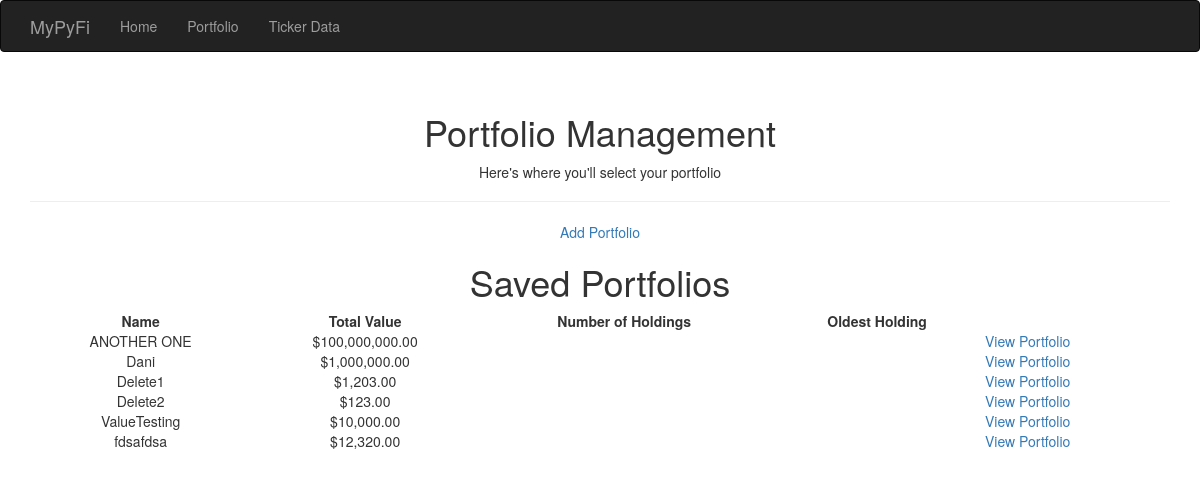
The page /portfolio_main on the database as committed earlier.
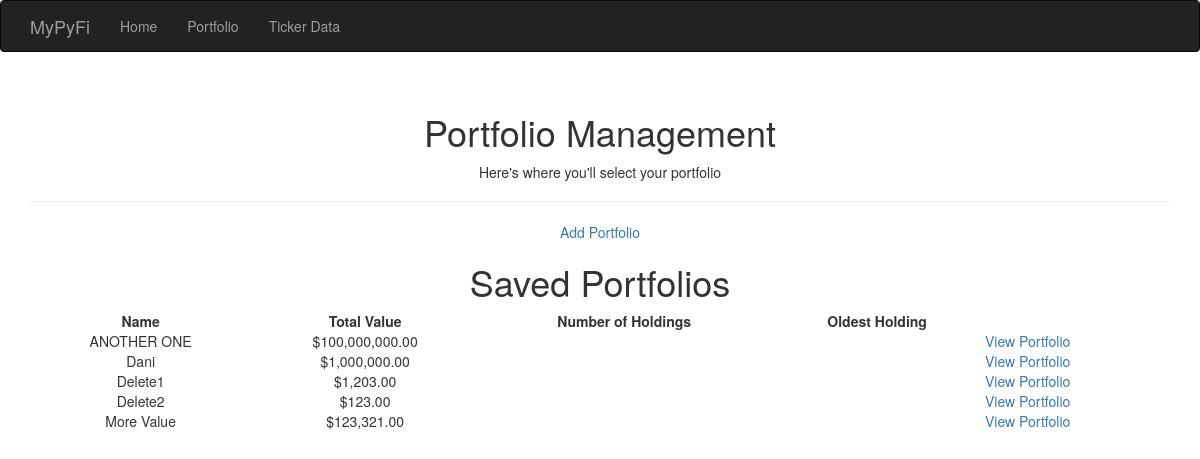
The same page on the database as committed later.
### app/models.py (models this page shows, shortened)
class Portfolio(db.Model):
    __tablename__ = 'portfolios'
    id = db.Column(db.Integer, primary_key=True, autoincrement=True)
    name = db.Column(db.String(25), unique=True)
    cash = db.Column(db.Float)
    holdings = db.relationship('Holding', backref='portfolio', lazy='dynamic')

### app/main/views.py (the view)
@main.route('/portfolio_main', methods=['GET', 'POST'])
def portfolio_main():
    portfolio_data = Portfolio.query.order_by(Portfolio.name).all()
    return render_template('portfolio_main.html', portfolio_data=portfolio_data)

### app/templates/portfolio_main.html (shortened to what this page needs)
{% extends "base.html" %}
{% import "bootstrap/wtf.html" as wtf %}
{% block page_content %}
<div class="page-header">
    <h1>
        <center>Portfolio Management</center>
    </h1>
    <p>
    <center>Here's where you'll select your portfolio</center>
    </p>
</div>
<div style="text-align:center">
    <a class="button" href="{{ url_for('main.portfolio_add') }}">Add Portfolio</a>
</div>
{% if not portfolio_data|count > 0 %}
<h1>
    <center>No Portfolios Found!</center>
</h1>
<p>
<center>There are no portfolios saved</center></p>
{% else %}
<h1>
    <center>Saved Portfolios</center>
</h1>
<table style="width:100%">
    <tr>
        <th>
            <center>Name</center>
        </th>
        <th>
            <center>Total Value</center>
        </th>
        <th>
            <center>Number of Holdings</center>
        </th>
        <th>
            <center>Oldest Holding</center>
        </th>
    </tr>
    {% for portfolio in portfolio_data %}
    <tr>
        <td>
            <center>{{ portfolio["name"] }}</center>
        </td>
        <td>
            <center>{{ "${:,.2f}".format(portfolio["cash"]) }}</center>
        </td>
        <td>
        </td>
        <td>
        </td>
        <td><a class="button" href="{{ url_for('main.portfolio', name=portfolio['name']) }}">View Portfolio</a></td>
    </tr>
    {% endfor %}
</table>
{% endif %}
{% endblock %}

### app/templates/base.html (shortened to what this page needs)
{% extends "bootstrap/base.html" %}
{% block head %}
{{ super() }}
{% endblock %}
{% block navbar %}
<div class="navbar navbar-inverse" role="navigation">
    <div class="container">
        <div class="navbar-header">
            <a class="navbar-brand" href="/">MyPyFi</a>
        </div>
        <div class="navbar-collapse collapse">
            <ul class="nav navbar-nav">
                <li><a href="/">Home</a></li>
                <li><a href="{{ url_for('main.portfolio_main') }}">Portfolio</a></li>
                <li><a href="{{ url_for('main.ticker_data') }}">Ticker Data</a></li>
            </ul>
        </div>
    </div>
</div>
{% endblock %}
{% block content %}
<div class="container">
    {% block page_content %}{% endblock %}
</div>
{% endblock %}

Rows that differ between the two databases and show on the page:
removed Portfolio: name "fdsafdsa", cash "$12,320.00"
changed Portfolio: name "ValueTesting" → "More Value"; cash "$10,000.00" → "$123,321.00"
